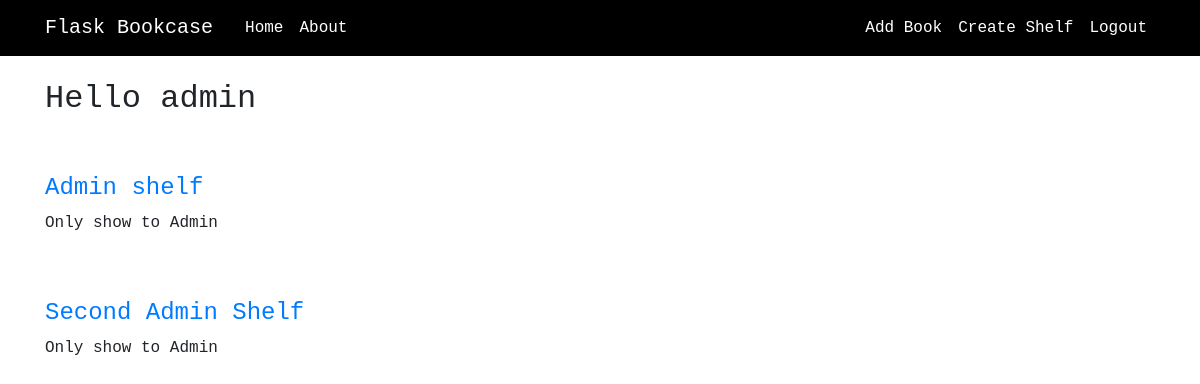
Screenshot of /home (signed in) with the database file from the repository.
### bookcrud/models.py (models this page shows, shortened)
class User(db.Model, UserMixin):
    id = db.Column(db.Integer, primary_key=True)
    username = db.Column(db.String(20), unique=True, nullable=False)
    email = db.Column(db.String(120), unique=True, nullable=False)
    image_file = db.Column(db.String(20), nullable=False, default="default.jpg")
    password = db.Column(db.String(60), nullable=False)
    shelves = db.relationship('Shelf', backref='user', lazy=True)

class Shelf(db.Model):
    id = db.Column(db.Integer, primary_key=True)
    name = db.Column(db.String(), unique=False, nullable=False)
    description = db.Column(db.String(), unique=False, nullable=False)
    user_id = db.Column(db.Integer, db.ForeignKey("user.id"), unique=False, nullable=False)

### bookcrud/routes.py (the view)
@app.route("/")
@app.route("/home", methods=["GET", "POST"])
def home():
    if current_user.is_authenticated != True:
        return redirect(url_for('login'))
    current = current_user.id
    shelves = Shelf.query.filter_by(user_id=current)
    return render_template('home.html', isIndex = True, shelves=shelves)

### bookcrud/models.py (called while the page is built)
@login_manager.user_loader
def load_user(user_id):
    return User.query.get(int(user_id))

### bookcrud/templates/home.html
{% extends "layout.html" %}
{% block content %}
    <h2>Hello {{current_user.username}}</h2>
    <br></br>
    {% for shelf in shelves %}
        <h4><a class="article-title" href="{{ url_for('shelf', shelf_id=shelf.id) }}">{{ shelf.name }}</a></h4>
        <p>{{ shelf.description }}</p>
        <br></br>
    {% endfor %}
{% endblock content %}

### bookcrud/static/main.css (style rules this page uses)
body { font-family: "Roboto Mono", monospace !important; margin-top: 5rem; }

### rows the page displays
User: username "admin"
Shelf: name "Admin shelf", description "Only show to Admin"
Shelf: name "Second Admin Shelf", description "Only show to Admin"
